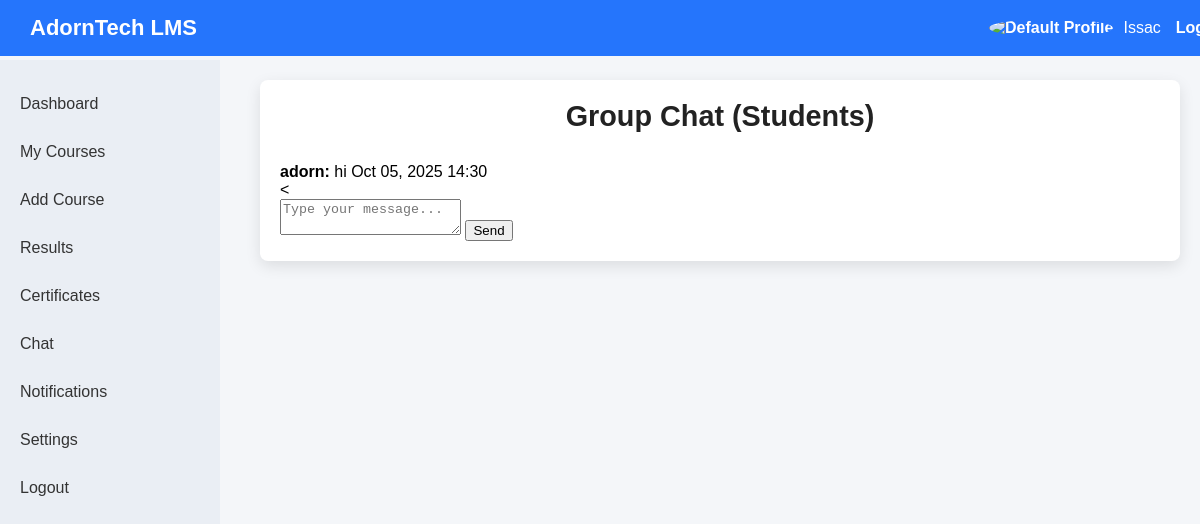
The page /chat/group/Students/ (signed in) on the database its author committed.
### accounts/models.py (models this page shows, shortened)
class CustomUser(AbstractBaseUser, PermissionsMixin):
    USER_TYPES = (
        ('admin', 'Admin'),
        ('lecturer', 'Lecturer'),
        ('student', 'Student'),
        ('learner', 'Learner'),
    )
    email = models.EmailField(unique=True)
    username = models.CharField(max_length=50, unique=True)
    user_type = models.CharField(max_length=10, choices=USER_TYPES)
    is_active = models.BooleanField(default=True)
    is_staff = models.BooleanField(default=False)
    last_seen = models.DateTimeField(default=timezone.now)
    date_joined = models.DateTimeField(default=timezone.now)   # ✅ Add this
    profile_picture = models.ImageField(upload_to='profile_pics/', blank=True, null=True)
    last_name = models.CharField(max_length=50, blank=True)
    country = models.CharField(max_length=50, blank=True)
    region = models.CharField(max_length=50, blank=True)
    first_name = models.CharField(max_length=50, blank=True)
    nationality = models.CharField(max_length=50, blank=True)
    date_of_birth = models.DateField(null=True, blank=True)
    gender = models.CharField(max_length=20, blank=True)
    theme = models.CharField(max_length=10, default='light')  # light or dark
    language = models.CharField(max_length=20, default='English')
    bio = models.TextField(blank=True)
    objects = CustomUserManager()
    USERNAME_FIELD = 'email'
    REQUIRED_FIELDS = ['username', 'user_type']

### chat/models.py (models this page shows, shortened)
class GroupChatMessage(models.Model):
    group_name = models.CharField(max_length=100)
    sender = models.ForeignKey(settings.AUTH_USER_MODEL, on_delete=models.CASCADE)
    content = models.TextField()
    timestamp = models.DateTimeField(auto_now_add=True)
    read_by = models.ManyToManyField(settings.AUTH_USER_MODEL, related_name='read_group_messages', blank=True)

### chat/views.py (the view)
# urls.py: path('group/<str:group_name>/', views.student_group_chat, name='student-group-chat'),
@login_required
def student_group_chat(request, group_name):
    messages_list = GroupChatMessage.objects.filter(group_name=group_name).order_by('timestamp')
    return render(request, 'chat/student_group_chat.html', {'messages': messages_list, 'group_name': group_name})

### chat/templates/chat/student_group_chat.html (shortened to what this page needs)
{% extends 'accounts/sidebar.html' %}
{% load static %}
{% block content %}
<div class="main">
    <div class="card">
        <h2>Group Chat (Students)</h2>
        <div class="chat-box">
            {% for msg in messages %}
                <div class="message">
                    <strong>{{ msg.sender.username }}:</strong> {{ msg.content }}
                    <span class="timestamp">{{ msg.timestamp|date:"M d, Y H:i" }}</span>
                </div>
            {% empty %}
                <p>No messages yet. Start the conversation!</p>
            {% endfor %}
        </div>
<<form method="post" action="{% url 'send-group-message' group_name=group_name %}">
    <textarea name="message" placeholder="Type your message..."></textarea>
    <button type="submit">Send</button>
</form>
    </div>
</div>
{% endblock %}

### accounts/templates/accounts/sidebar.html (shortened to what this page needs)
{% load static %}
<!DOCTYPE html>
<html lang="en">
<head>
    <link rel="stylesheet" href="{% static 'css/sidebar_navbar.css' %}">
</head>
<body>
    <div class="navbar">
        <div class="brand">AdornTech LMS</div>
        <div class="user-info">
            <a href="{% url 'student-profile' %}">
                {% if request.user.profile_picture %}
                    <img src="{{ request.user.profile_picture.url }}"
                         alt="Profile"
                         style="width:40px; height:40px; border-radius:50%;">
                {% else %}
                    <img src="{% static 'images/default_profile.png' %}"
                         alt="Default Profile"
                         style="width:40px; height:40px; border-radius:50%;">
                {% endif %}
            </a>
            <span>{{ request.user.username }}</span>
            <a href="{% url 'logout' %}">Logout</a>
        </div>
    </div>
    <div class="sidebar">
        <ul>
            <li>
                <a href="{% url 'student-dashboard' %}">Dashboard</a>
            </li>
            <li><a href="{% url 'student-courses' %}">My Courses</a></li>
            <li><a href="{% url 'add-course' %}">Add Course</a></li>
            <li><a href="{% url 'student-results' %}">Results</a></li>
            <li><a href="{% url 'student-certificates' %}">Certificates</a></li>
            <li><a href="{% url 'student-chat' %}">Chat</a></li>
            <li><a href="{% url 'student-notifications' %}">Notifications</a></li>
            <li><a href="{% url 'student-settings' %}">Settings</a></li>
            <li><a href="{% url 'logout' %}">Logout</a></li>
        </ul>
    </div>
    <div>
        {% block content %}{% endblock %}
    </div>
</body>
</html>

### static/css/sidebar_navbar.css (style rules this page uses)
body { margin: 0; font-family: Arial, sans-serif; background: #f4f6f9; }
.navbar { display: flex; justify-content: space-between; align-items: center; background: #2575fc; padding: 15px 30px; color: white; position: fixed; width: 100%; top: 0; z-index: 1000; }
.navbar .brand { font-size: 22px; font-weight: bold; }
.navbar .user-info { display: flex; align-items: center; }
.navbar .user-info img { width: 35px; height: 35px; border-radius: 50%; margin-right: 10px; object-fit: cover; }
.navbar .user-info a { color: white; margin-left: 15px; text-decoration: none; font-weight: bold; }
.sidebar { width: 220px; background: #eaeef4; color: #333; height: 100vh; position: fixed; top: 60px; left: 0; padding-top: 20px; overflow-y: auto; }
.sidebar ul { list-style: none; padding-left: 0; margin: 0; }
.sidebar ul li { padding: 15px 20px; cursor: pointer; transition: background 0.3s; color: #333; }
.sidebar ul li a { color: inherit; text-decoration: none; display: block; }
.main { margin-left: 240px; padding: 80px 20px 20px 20px; }
.card { background: white; padding: 20px; border-radius: 8px; box-shadow: 0 5px 15px rgba(0,0,0,0.1); margin-bottom: 20px; }
.card h2, .card h3 { margin-top: 0; }
h2 { text-align: center; color: #222; margin-bottom: 30px; font-size: 1.8em; }

### rows shown on the page
CustomUser: user.username "Issac"
GroupChatMessage: sender.username "adorn", content "hi", timestamp "Oct 05, 2025 14:30"
